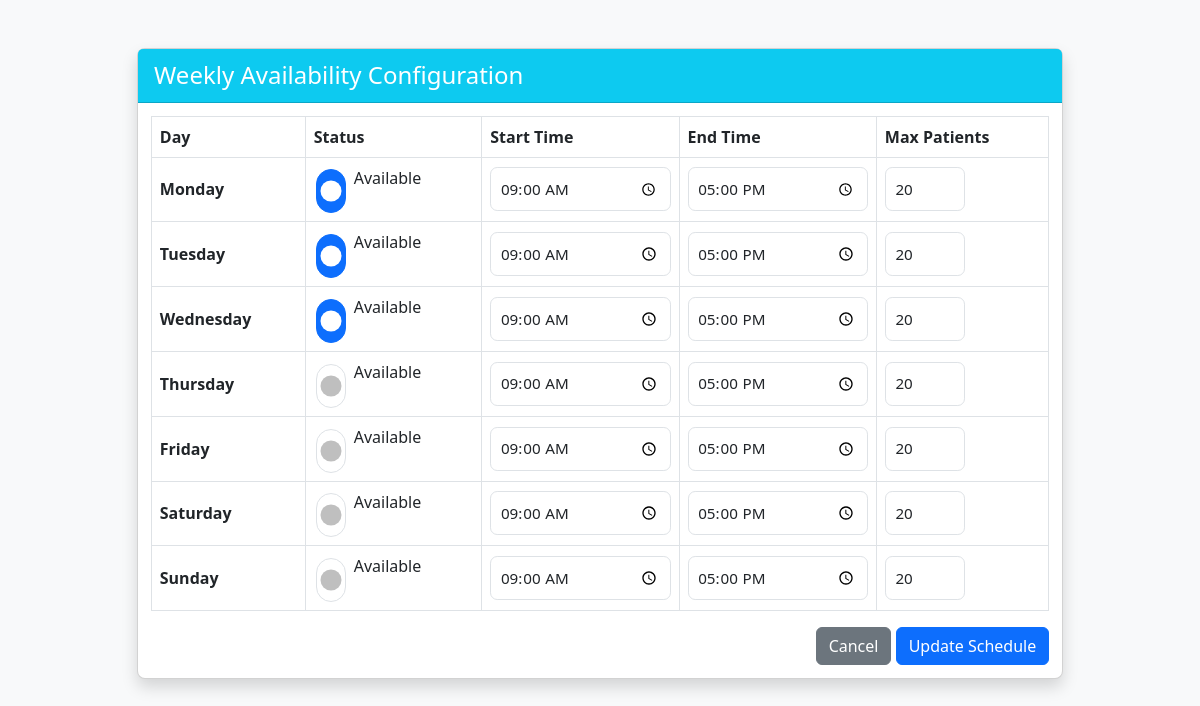
Screenshot of /doctor/manage_availability.php (signed in) with the database file from the repository.
### tables this page shows
CREATE TABLE `doctor_availability` (
  `availability_id` INT PRIMARY KEY AUTO_INCREMENT,
  `doctor_id` INT NOT NULL,
  `day_of_week` ENUM('Monday', 'Tuesday', 'Wednesday', 'Thursday', 'Friday', 'Saturday', 'Sunday') NOT NULL,
  `start_time` TIME NOT NULL,
  `end_time` TIME NOT NULL,
  `max_appointments` INT DEFAULT 20,
  `is_active` BOOLEAN DEFAULT TRUE,
  FOREIGN KEY (`doctor_id`) REFERENCES `doctors`(`doctor_id`) ON DELETE CASCADE
);

### doctor/manage_availability.php (the view, shortened to what this page needs)
<?php
require_once '../includes/doctor_header.php';
$days = ['Monday', 'Tuesday', 'Wednesday', 'Thursday', 'Friday', 'Saturday', 'Sunday'];
$schedule = [];
$stmt = $db->prepare("SELECT * FROM doctor_availability WHERE doctor_id = ?");
$stmt->execute([$doctor_id]);
while($row = $stmt->fetch()) {
    $schedule[$row['day_of_week']] = $row;
}
?>
<!DOCTYPE html>
<html lang="en">
<head>
    <link href="https://cdn.jsdelivr.net/npm/bootstrap@5.3.0/dist/css/bootstrap.min.css" rel="stylesheet">
</head>
<body class="bg-light">
<div class="container mt-5">
    <div class="row justify-content-center">
        <div class="col-md-10">
            <div class="card shadow">
                <div class="card-header bg-info text-white">
                    <h4 class="mb-0">Weekly Availability Configuration</h4>
                </div>
                <div class="card-body">
                    <form method="POST">
                        <table class="table table-bordered">
                            <thead>
                                <tr>
                                    <th>Day</th>
                                    <th>Status</th>
                                    <th>Start Time</th>
                                    <th>End Time</th>
                                    <th>Max Patients</th>
                                </tr>
                            </thead>
                            <tbody>
                                <?php foreach ($days as $day):
                                    $curr = $schedule[$day] ?? null;
                                    $isActive = ($curr && $curr['is_active']) ? 'checked' : '';
                                    $start = $curr['start_time'] ?? '09:00';
                                    $end = $curr['end_time'] ?? '17:00';
                                    $max = $curr['max_appointments'] ?? 20;
                                ?>
                                <tr>
                                    <td><strong><?php echo $day; ?></strong></td>
                                    <td>
                                        <div class="form-check form-switch">
                                            <input class="form-check-input" type="checkbox" name="active[<?php echo $day; ?>]" <?php echo $isActive; ?>>
                                            <label class="form-check-label">Available</label>
                                        </div>
                                    </td>
                                    <td><input type="time" name="start[<?php echo $day; ?>]" value="<?php echo $start; ?>" class="form-control"></td>
                                    <td><input type="time" name="end[<?php echo $day; ?>]" value="<?php echo $end; ?>" class="form-control"></td>
                                    <td><input type="number" name="max[<?php echo $day; ?>]" value="<?php echo $max; ?>" class="form-control" style="width: 80px;"></td>
                                </tr>
                                <?php endforeach; ?>
                            </tbody>
                        </table>
                        <div class="text-end">
                            <a href="dashboard.php" class="btn btn-secondary">Cancel</a>
                            <button type="submit" class="btn btn-primary">Update Schedule</button>
                        </div>
                    </form>
                </div>
            </div>
        </div>
    </div>
</div>
</body>
</html>

### doctor/manage_availability.php (style rules this page uses)
:root { --card-radius: .5rem; --gap: .6rem; }
body { background: #f8f9fa; }
.card { border-radius: var(--card-radius); }
.table thead th { white-space: nowrap; }
.table td, .table th { vertical-align: middle; }
.form-control, .form-check-input, .form-select, input[type="time"], input[type="number"] { min-height: 44px; padding: .5rem .6rem; font-size: .95rem; border-radius: .45rem; }
@media (min-width: 768px) { .table tbody tr td input[type="number"] { width: 90px; } }
.card-header { padding: .75rem 1rem; }
.card-body { padding: .8rem; }

### rows the page displays
doctor_availability: start_time "09:00:00", end_time "17:00:00", max_appointments "20"
doctor_availability: start_time "09:00:00", end_time "17:00:00", max_appointments "20"
doctor_availability: start_time "09:00:00", end_time "17:00:00", max_appointments "20"

### other values shown
$day "Monday"
$day "Tuesday"
$day "Wednesday"
$day "Thursday"
$day "Friday"
$day "Saturday"
$day "Sunday"
